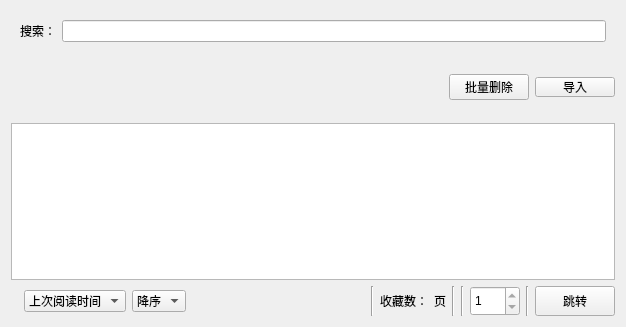
<?xml version="1.0" encoding="UTF-8"?>
<ui version="4.0">
 <class>Local</class>
 <widget class="QWidget" name="Local">
  <property name="geometry">
   <rect>
    <x>0</x>
    <y>0</y>
    <width>626</width>
    <height>327</height>
   </rect>
  </property>
  <property name="windowTitle">
   <string>本地漫画</string>
  </property>
  <layout class="QGridLayout" name="gridLayout_2">
   <item row="3" column="0">
    <layout class="QGridLayout" name="gridLayout_3">
     <item row="0" column="0">
      <widget class="ComicListWidget" name="bookList">
       <property name="styleSheet">
        <string notr="true"/>
       </property>
      </widget>
     </item>
    </layout>
   </item>
   <item row="1" column="0">
    <layout class="QHBoxLayout" name="horizontalLayout_2">
     <item>
      <widget class="TagListWidget" name="tagsList">
       <property name="maximumSize">
        <size>
         <width>16777215</width>
         <height>60</height>
        </size>
       </property>
       <property name="styleSheet">
        <string notr="true">QListWidget {background-color:transparent;}
QListWidget::item {
    background-color:rgb(251, 239, 243);
    color: rgb(196, 95, 125);
	border:2px solid red;
    border-radius: 0px;
	border-color:rgb(196, 95, 125);
}
/* 鼠标在按钮上时，按钮颜色 */
 QListWidget::item:hover 
{
    background-color:rgb(21, 85, 154);
    border-radius: 0px;
    color: rgb(0, 0, 0);
}
 QListWidget::item:selected 
{
    background-color:rgb(21, 85, 154);
    border-radius: 0px;
    color: rgb(0, 0, 0);
}</string>
       </property>
       <property name="frameShape">
        <enum>QFrame::NoFrame</enum>
       </property>
       <property name="spacing">
        <number>6</number>
       </property>
      </widget>
     </item>
     <item>
      <widget class="QPushButton" name="delAll">
       <property name="text">
        <string>批量删除</string>
       </property>
      </widget>
     </item>
     <item alignment="Qt::AlignRight">
      <widget class="QPushButton" name="toolButton">
       <property name="maximumSize">
        <size>
         <width>16777215</width>
         <height>20</height>
        </size>
       </property>
       <property name="text">
        <string>导入</string>
       </property>
      </widget>
     </item>
    </layout>
   </item>
   <item row="4" column="0">
    <layout class="QGridLayout" name="gridLayout_4">
     <item row="0" column="0">
      <layout class="QHBoxLayout" name="horizontalLayout">
       <item>
        <widget class="QLabel" name="msgLabel">
         <property name="text">
          <string/>
         </property>
        </widget>
       </item>
       <item>
        <widget class="QComboBox" name="sortKeyCombox">
         <property name="enabled">
          <bool>true</bool>
         </property>
         <property name="minimumSize">
          <size>
           <width>100</width>
           <height>0</height>
          </size>
         </property>
         <item>
          <property name="text">
           <string>上次阅读时间</string>
          </property>
         </item>
         <item>
          <property name="text">
           <string>添加时间</string>
          </property>
         </item>
         <item>
          <property name="text">
           <string>名称</string>
          </property>
         </item>
        </widget>
       </item>
       <item>
        <widget class="QComboBox" name="sortIdCombox">
         <property name="enabled">
          <bool>true</bool>
         </property>
         <item>
          <property name="text">
           <string>降序</string>
          </property>
         </item>
         <item>
          <property name="text">
           <string>升序</string>
          </property>
         </item>
        </widget>
       </item>
       <item>
        <spacer name="horizontalSpacer">
         <property name="orientation">
          <enum>Qt::Horizontal</enum>
         </property>
         <property name="sizeHint" stdset="0">
          <size>
           <width>40</width>
           <height>20</height>
          </size>
         </property>
        </spacer>
       </item>
       <item>
        <widget class="Line" name="line_2">
         <property name="orientation">
          <enum>Qt::Vertical</enum>
         </property>
        </widget>
       </item>
       <item>
        <widget class="QLabel" name="nums">
         <property name="minimumSize">
          <size>
           <width>0</width>
           <height>30</height>
          </size>
         </property>
         <property name="text">
          <string>收藏数：</string>
         </property>
        </widget>
       </item>
       <item>
        <widget class="QLabel" name="pages">
         <property name="text">
          <string>页</string>
         </property>
        </widget>
       </item>
       <item>
        <widget class="Line" name="line">
         <property name="orientation">
          <enum>Qt::Vertical</enum>
         </property>
        </widget>
       </item>
       <item>
        <widget class="Line" name="line_4">
         <property name="orientation">
          <enum>Qt::Vertical</enum>
         </property>
        </widget>
       </item>
       <item>
        <widget class="QSpinBox" name="spinBox">
         <property name="minimumSize">
          <size>
           <width>50</width>
           <height>30</height>
          </size>
         </property>
         <property name="minimum">
          <number>1</number>
         </property>
         <property name="maximum">
          <number>1</number>
         </property>
        </widget>
       </item>
       <item>
        <widget class="Line" name="line_3">
         <property name="orientation">
          <enum>Qt::Vertical</enum>
         </property>
        </widget>
       </item>
       <item>
        <widget class="QPushButton" name="jumpButton">
         <property name="minimumSize">
          <size>
           <width>0</width>
           <height>30</height>
          </size>
         </property>
         <property name="text">
          <string>跳转</string>
         </property>
         <property name="shortcut">
          <string>Return</string>
         </property>
        </widget>
       </item>
      </layout>
     </item>
    </layout>
   </item>
   <item row="0" column="0">
    <widget class="QWidget" name="widget" native="true">
     <layout class="QHBoxLayout" name="horizontalLayout_3">
      <item>
       <widget class="QLabel" name="label">
        <property name="text">
         <string>搜索：</string>
        </property>
       </widget>
      </item>
      <item>
       <widget class="QLineEdit" name="lineEdit"/>
      </item>
     </layout>
    </widget>
   </item>
  </layout>
 </widget>
 <customwidgets>
  <customwidget>
   <class>ComicListWidget</class>
   <extends>QListWidget</extends>
   <header location="global">component.list.comic_list_widget.h</header>
  </customwidget>
  <customwidget>
   <class>TagListWidget</class>
   <extends>QListWidget</extends>
   <header location="global">component.list.tag_list_widget.h</header>
  </customwidget>
 </customwidgets>
 <resources/>
 <connections>
  <connection>
   <sender>jumpButton</sender>
   <signal>clicked()</signal>
   <receiver>Local</receiver>
   <slot>JumpPage()</slot>
   <hints>
    <hint type="sourcelabel">
     <x>439</x>
     <y>280</y>
    </hint>
    <hint type="destinationlabel">
     <x>361</x>
     <y>291</y>
    </hint>
   </hints>
  </connection>
 </connections>
 <slots>
  <slot>JumpPage()</slot>
  <slot>RefreshDataFocus()</slot>
 </slots>
</ui>
